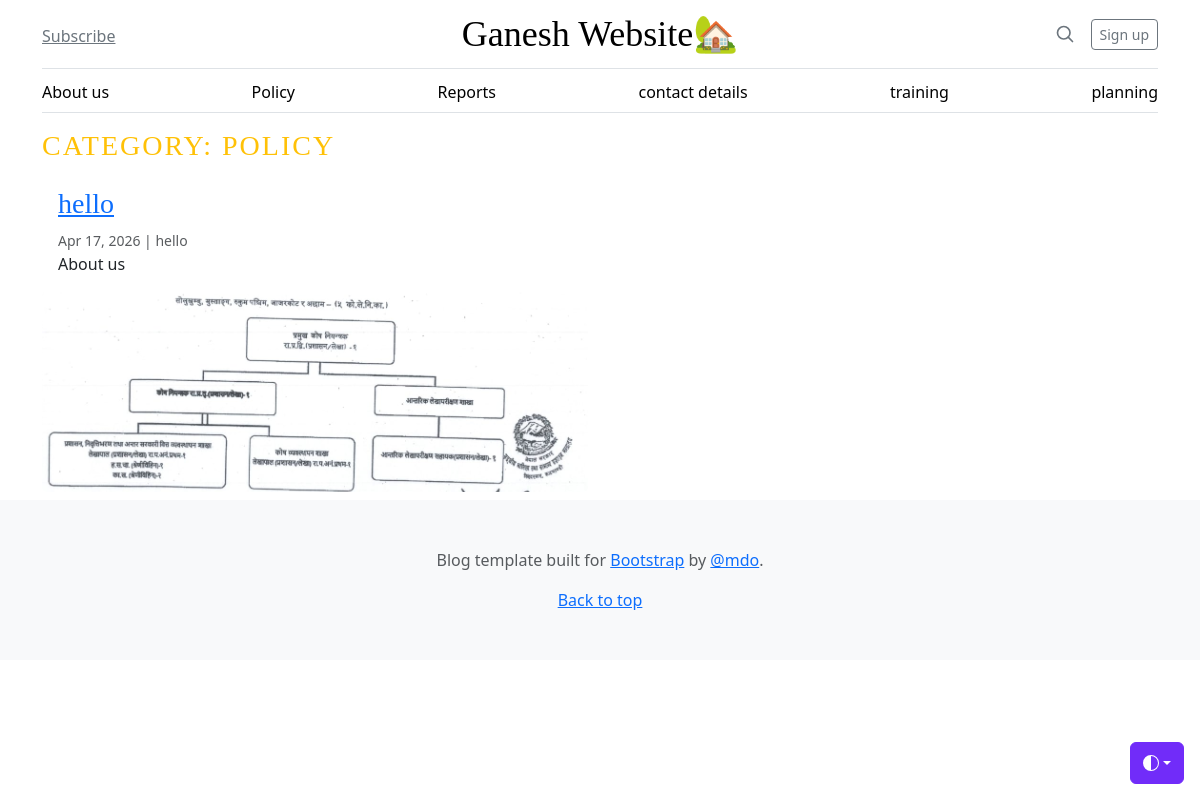
The app's page /category/2/ with its own data.
### blog/models.py (models this page shows, shortened)
class Category(models.Model):
    title = models.CharField(max_length=100)
    name = models.CharField(max_length=100)
    created_at = models.DateTimeField(auto_now_add=True)
    updated_at = models.DateTimeField(auto_now=True)

class Blog(models.Model):
    title = models.CharField(max_length=200, null=True, blank=True)
    slug = models.SlugField(unique=True)
    category = models.ForeignKey(Category, on_delete=models.CASCADE)
    author = models.CharField(max_length=100)
    featured_image = models.ImageField(upload_to='blog_images/', null=True, blank=True)
    short_description = models.CharField(max_length=255)
    blog_body = models.TextField()
    status = models.IntegerField(choices=STATUS_CHOICES, default=0)
    featured_post = models.BooleanField(default=False, null=True, blank=True)
    created_at = models.DateTimeField(auto_now_add=True)
    updated_at = models.DateTimeField(auto_now=True)

### blog/views.py (the view)
# urls.py: path('<int:category_id>/', views.post_by_category,
def post_by_category(request, category_id):
    posts = Blog.objects.filter(category_id=category_id, status=1)
    category = get_object_or_404(Category, id=category_id)
    context = {
        'posts': posts,
        'category': category,
    }
    return render(request, 'post_by_category.html', context)

### blog/context_processor.py (called while the page is built)
def get_categories(request):
    categories = Category.objects.all()
    return dict(categories=categories)

### templates/post_by_category.html (shortened to what this page needs)
{% extends "base.html" %} {% block content %}
<div class="container">
  <h3 class="text-uppercase text-warning" style="letter-spacing: 2px">
    Category: {{ category.name }}
  </h3>
  <div class="row mb-2">
    {% if posts %} {% for post in posts %}
    <div class="col-md-6">
      <div class="card border-0">
        <div class="card-body">
          <h3><a href="#"> {{ post.title }} </a></h3>
          <small class="mb-1 text-muted"
            >{{ post.created_at|date:"M d, Y" }} | {{ post.author }}</small
          >
          <p class="card-text">
            {{ post.short_description | truncatewords:10 }}
          </p>
        </div>
        <img
          src="{{ post.featured_image.url }}"
          class="card-img-bottom"
          alt="{{ post.title }}"
          style="height: 200px; object-fit: cover;">
      </div>
    </div>
    {% endfor %} {% else %}
    <div class="col-12">
      <div class="alert alert-info text-center" role="alert">
        No posts found in this category.
      </div>
    </div>
    {% endif %}
  </div>
</div>
{% endblock %}

### templates/base.html (shortened to what this page needs)
{% load static %}
<!doctype html>
<html lang="en" data-bs-theme="auto">
  <head>
    <link href="{% static 'css/bootstrap.min.css' %}" rel="stylesheet" />
    <link href="blog.css" rel="stylesheet" />
  </head>
  <body>
    <div
      class="dropdown position-fixed bottom-0 end-0 mb-3 me-3 bd-mode-toggle"
    >
      <button
        class="btn btn-bd-primary py-2 dropdown-toggle d-flex align-items-center"
        id="bd-theme"
        type="button"
        aria-expanded="false"
        data-bs-toggle="dropdown"
        aria-label="Toggle theme (auto)"
      >
        <svg class="bi my-1 theme-icon-active" aria-hidden="true">
          <use href="#circle-half"></use>
        </svg>
      </button>
    </div>
    <div class="container">
      <header class="border-bottom lh-1 py-3">
        <div class="row flex-nowrap justify-content-between align-items-center">
          <div class="col-4 pt-1">
            <a class="link-secondary" href="#">Subscribe</a>
          </div>
          <div class="col-4 text-center">
            <a
              class="blog-header-logo text-body-emphasis text-decoration-none"
              href="{% url 'home' %}"
              >Ganesh Website🏡</a
            >
          </div>
          <div class="col-4 d-flex justify-content-end align-items-center">
            <a class="link-secondary" href="#" aria-label="Search">
              <svg
                xmlns="http://www.w3.org/2000/svg"
                width="20"
                height="20"
                fill="none"
                stroke="currentColor"
                stroke-linecap="round"
                stroke-linejoin="round"
                stroke-width="2"
                class="mx-3"
                role="img"
                viewBox="0 0 24 24"
              >
                <title>Search</title>
                <circle cx="10.5" cy="10.5" r="7.5"></circle>
                <path d="M21 21l-5.2-5.2"></path>
              </svg>
            </a>
            <a class="btn btn-sm btn-outline-secondary" href="#">Sign up</a>
          </div>
        </div>
      </header>
      <div class="nav-scroller py-1 mb-3 border-bottom">
        <nav class="nav nav-underline justify-content-between">
          {% for category in categories %}
          <a class="nav-item nav-link link-body-emphasis" href="{% url 'post_by_category' category.id %}"
            >{{ category.name }}</a
          >
          {% endfor %}
        </nav>
      </div>
    </div>
    {% block content %} {% endblock %}
    <footer class="py-5 text-center text-body-secondary bg-body-tertiary">
      <p>
        Blog template built for
        <a href="https://getbootstrap.com/">Bootstrap</a> by
        <a href="https://x.com/mdo">@mdo</a>.
      </p>
      <p class="mb-0"><a href="#">Back to top</a></p>
    </footer>
  </body>
</html>

### static/css/blog.css (style rules this page uses)
.blog-header-logo { font-family: "Playfair Display", Georgia, "Times New Roman", serif; font-size: 2.25rem; }
h1, h2, h3, h4, h5, h6 { font-family: "Playfair Display", Georgia, "Times New Roman", serif; }

### templates/base.html (style rules this page uses)
.bi { vertical-align: -0.125em; fill: currentColor; }
.nav-scroller { position: relative; z-index: 2; height: 2.75rem; overflow-y: hidden; }
.nav-scroller .nav { display: flex; flex-wrap: nowrap; padding-bottom: 1rem; margin-top: -1px; overflow-x: auto; text-align: center; white-space: nowrap; -webkit-overflow-scrolling: touch; }
.btn-bd-primary { --bd-violet-bg: #712cf9; --bd-violet-rgb: 112.520718, 44.062154, 249.437846; --bs-btn-font-weight: 600; --bs-btn-color: var(--bs-white); --bs-btn-bg: var(--bd-violet-bg); --bs-btn-border-color: var(--bd-violet-bg); --bs-btn-hover-color: var(--bs-white); --bs-btn-hover-bg: #6528e0; --bs-btn-hover-border-color: #6528e0; --bs-btn-focus-shadow-rgb: var(--bd-violet-rgb); --bs-btn-active-color: var(--bs-btn-hover-color); --bs-btn-active-bg: #5a23c8; --bs-btn-active-border-color: #5a23c8; }
.bd-mode-toggle { z-index: 1500; }
.bd-mode-toggle .bi { width: 1em; height: 1em; }

### records on screen
Category: name "About us"
Category: name "Policy", name "POLICY"
Category: name "Reports"
Category: name "contact details"
Category: name "training"
Category: name "planning"
Blog: title "hello", created_at "Apr 17, 2026", author "hello", short_description "About us", featured_image (picture)
